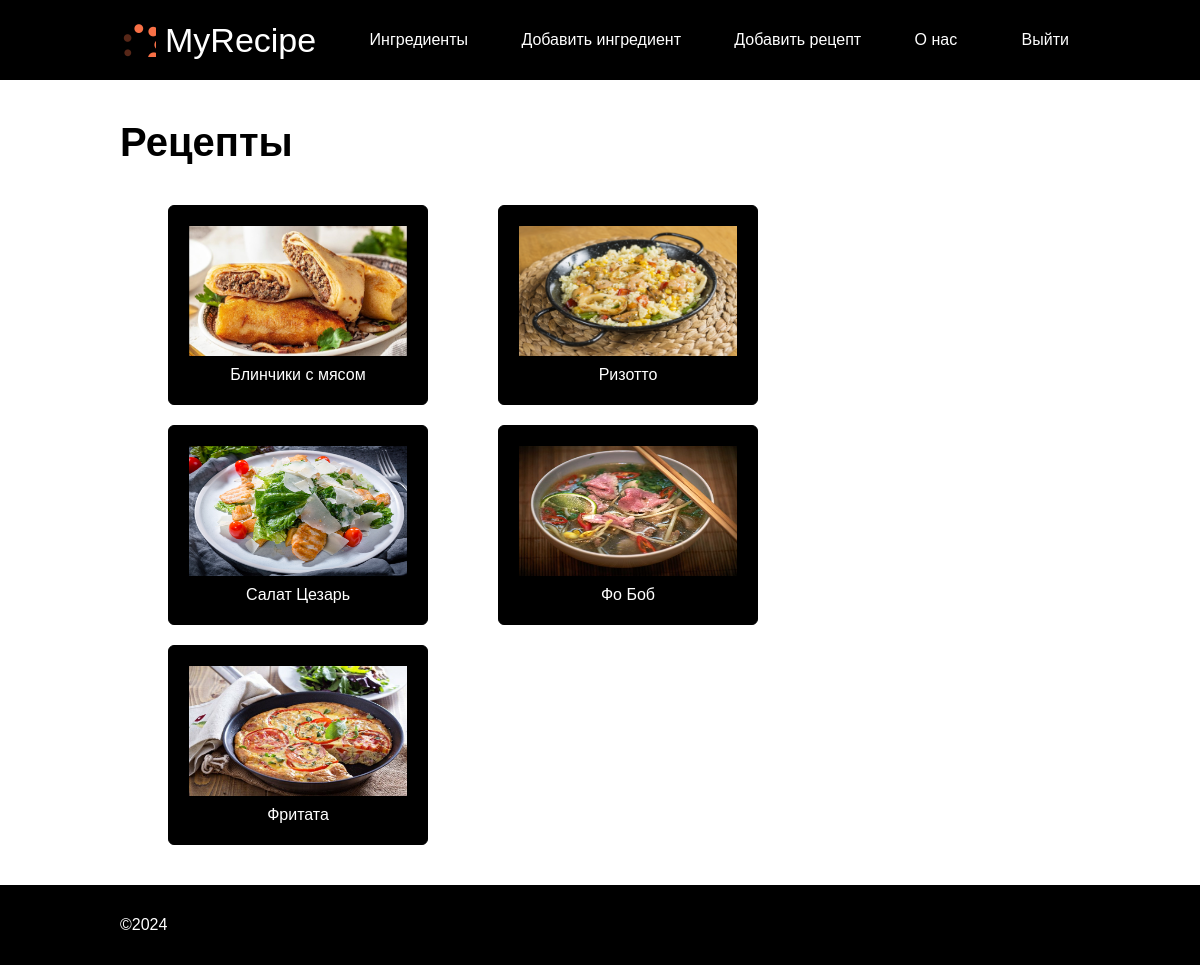
The app's page / (signed in) with its own data.
### recipe_catalog/models.py (models this page shows, shortened)
class Recipe(models.Model):
    name = models.CharField(max_length=300)
    url = models.CharField(max_length=300)
    description = models.CharField(max_length=1000, default="описание")
    ingredients = models.ManyToManyField(Ingredient, through="RecipeIngredient")
    author = models.ForeignKey(User,
                               verbose_name='Автор рецепта',
                               on_delete=models.CASCADE, null=True
                               )
    class Meta:
        constraints = [
            models.UniqueConstraint(
                name="%(app_label)s_%(class)s_name_unique",
                fields=["name"],
            ),
        ]

### recipe_catalog/views.py (the view)
# urls.py: path('', index, name='index'),
def index(request):
    template_name = 'recipe_catalog/index.html'
    recipes = Recipe.objects.all().order_by('name')
    context = {
        'recipe_list': recipes
    }
    return render(request, template_name, context)

### templates/recipe_catalog/index.html (shortened to what this page needs)
{% extends "base.html" %}
{% block content %}
    <h1>Рецепты</h1>
     <ul class="recipes">
            {% for recipe in recipe_list %}
            {% load static %}
            <li class="recipes__item">
                <img class="recipes__item-img" src="{% static recipe.url %}" alt="{{recipe.name}}">
                <a class="recipes__item-link" href="{% url 'recipe_detail' recipe.id %}">{{ recipe.name }}</a>
            </li>
            {% endfor %}
     </ul>
{% endblock %}

### static/css/styles.css (style rules this page uses)
body { position: relative; font-family: Arial, sans-serif; min-height: 100vh; }
a { color: #000; }
h1 { font-size: 40px; margin: 40px 0; font-weight: 700; }
.recipes { display: flex; flex-wrap: wrap; justify-content: flex-start; max-width: 90%; margin: 0 auto; }
.recipes__item { display: flex; flex-direction: column; align-items: center; width: 260px; min-height: 200px; border: 1px solid #000; margin: 0 70px 20px 0; padding:20px; box-sizing: border-box; border-radius: 6px; background-color: #000; }
.recipes__item-img { width: 218px; height: 130px; }
.recipes__item-link { color: #fff; margin: 10px 0 0; }

### records on screen
Recipe: url (picture), name "Блинчики с мясом"
Recipe: url (picture), name "Ризотто"
Recipe: url (picture), name "Салат Цезарь"
Recipe: url (picture), name "Фо Боб"
Recipe: url (picture), name "Фритата"
